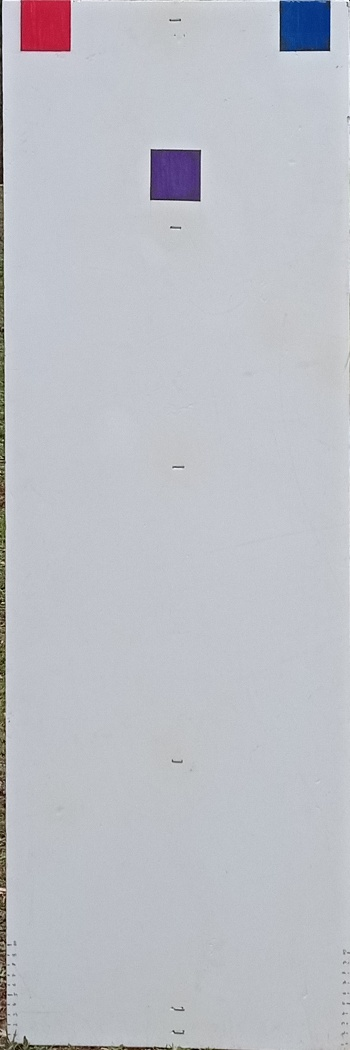
#> input picture test_images/transformed_images/new_high/new_IMG_20230228_141707.jpg, 350 x 1050 px, given in place of new_high, which was not available
$ python 03_03_veg_analyzer.py
#> lines starting #> are read from the running program, lines starting #| are printed output that depends on the picture; after the words box and inside, x2 and y2 are one past the last pixel; in counts of white or black regions, pixels touching at a corner belong together; long printed decimals are rounded; pictures that were not available may be replaced by others from this repository, and a replacement may not be noted
#!/usr/bin/python
import cv2
import numpy as np
import os
import math
import csv
import pandas as pd
import skbio

# Defome parameters
transform_output = '/home/golah/whiteboard_project/projects/miki/images/01_test_images_low_res_old_board/transformed_images/'
analyze_output   = '/home/golah/whiteboard_project/projects/miki/images/01_test_images_low_res_old_board/result_images/'
image_names_2 = []
str_data = []
orig_table_height = 105
orig_table_width  = 35

# For every transformed image
for file in os.listdir(transform_output):
    image_full_path = os.path.join(transform_output, file)
    orig_image_cut = cv2.imread(image_full_path)
#> orig_image_cut is the input picture: shape (1050, 350, 3); mean B, G, R 198.2, 191.3, 189.3
    shortening_cm = 6
    narrowing_cm  = 2
    orig_image_cut = orig_image_cut[shortening_cm*10:,narrowing_cm*10:-narrowing_cm*10]
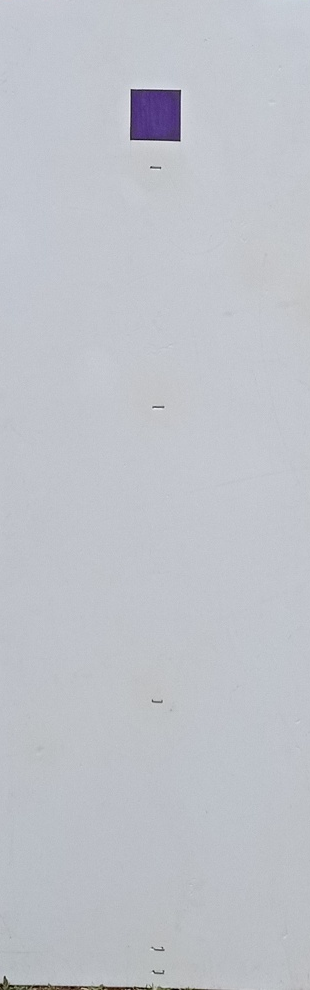
#> orig_image_cut: shape (990, 310, 3); mean B, G, R 201.2, 194.3, 191.3
    l = 20
    m = l / 2

    # Calculate average white shade
    h, w = orig_image_cut.shape[:2]
#> h = 990; w = 310
    shade_image = orig_image_cut.copy()
    for k in range(0, int(h), int(m)):
        if k+l > h:
            R_val = None
            break
        for i in range(w, l, -int(m)):
            sample = shade_image[0 : l, i- l: i]
            sample_h, sample_w = sample.shape[:2]
            #cv2.imshow("Top_detected", sample)
            #cv2.waitKey(0)
            #cv2.destroyAllWindows()
            R_val = 255
            G_val = 255
            B_val = 255
            sample_R = []
            sample_G = []
            sample_B = []
            for y in range(0, l, 1):
                for x in range(0, sample_w, 1):
                    sample_R.append(sample[y][x][0])
                    sample_G.append(sample[y][x][1])
                    sample_B.append(sample[y][x][2])
            if len(sample_R) > 0 and len(sample_G) > 0 and len(sample_B) > 0:
                average_R = sum(sample_R) / len(sample_R)
                average_G = sum(sample_G) / len(sample_G)
                average_B = sum(sample_B) / len(sample_B)
                if 255 - average_R  < 160 and 255 - average_G < 160 and 255 - average_B < 160 and average_G < average_R + 25 and average_G < average_B + 35 :
                    if max(sample_R) - min(sample_R) < 25 and max(sample_G) - min(sample_G) < 25  and max(sample_B) - min( sample_B) < 25:
                        R_val = average_R
                        G_val = average_G
                        B_val = average_B
                        break
        if R_val == average_R and G_val == average_G and B_val == average_B:
            break
        else:
            shade_image = shade_image[int(m):, : ]

    if R_val == None:
        print(file, ": couldn't calculate average shade")
        continue
    R_err = 90
    G_err = 110
    B_err = 120

    R_low_lim = R_val - R_err
    G_low_lim = G_val - G_err
    B_low_lim = B_val - B_err
    R_up_lim  = R_val + 35
    G_up_lim  = R_val + 40
    B_up_lim  = R_val + 45

    # Calculate target area
    #print("RVAL: ", R_val, R_up_lim, R_low_lim)
    #print("GVAL: ", G_val, G_up_lim, G_low_lim)
    #print("BVAL: ", B_val, B_up_lim, B_low_lim)
    veg_str = []
    white_rows = 0
    h, w = orig_image_cut.shape[:2]
    border = 0
    for i in range(h-1,-1,-1):
        white_pixel = 0
        if white_rows < 50:
            for j in range(0, w, 1):
                if 220 < orig_image_cut[i][j][0] and 200 < orig_image_cut[i][j][1] and 200 < orig_image_cut[i][j][2]:
                    if orig_image_cut[i][j][1] > orig_image_cut[i][j][0] and orig_image_cut[i][j][1] > orig_image_cut[i][j][2]:
                        if int(orig_image_cut[i][j][1]) - int(orig_image_cut[i][j][0]) < int(G_val) - int(B_val) + 10:
                            veg_str.append([i, j, 0])
                            orig_image_cut[i, j] = (0,0,0)
                            white_pixel = white_pixel + 1
                        elif R_up_lim > orig_image_cut[i][j][0] > R_low_lim and G_up_lim > orig_image_cut[i][j][1] > G_low_lim and B_up_lim > orig_image_cut[i][j][2] > B_low_lim:
                            if int(orig_image_cut[i][j][1]) - int(orig_image_cut[i][j][0]) > 5:
                                if int(orig_image_cut[i][j][1]) - int(orig_image_cut[i][j][0]) < int(G_val) - int(B_val) + 30:
                                    veg_str.append([i, j, 0])
                                    orig_image_cut[i, j] = (0,0,0)
                                    white_pixel = white_pixel + 1
                                else:
                                    veg_str.append([i, j, 1])
                                    #orig_image_cut[i, j] = (255,0,255)
                            else:
                                veg_str.append([i, j, 0])
                                orig_image_cut[i, j] = (0,0,0)
                                white_pixel = white_pixel + 1
                        else:
                            veg_str.append([i, j, 1])
                            #orig_image_cut[i, j] = (0,0,255)
                    else:
                        veg_str.append([i, j, 0])
                        orig_image_cut[i, j] = (0,0,0)
                        white_pixel = white_pixel + 1
                # Reference rectangle
                elif (orig_image_cut[i][j][0] > orig_image_cut[i][j][1] + 30 and orig_image_cut[i][j][0] > orig_image_cut[i][j][2] + 10) or (orig_image_cut[i][j][0] < 100 and orig_image_cut[i][j][0] > orig_image_cut[i][j][1] and orig_image_cut[i][j][0] > orig_image_cut[i][j][2] and orig_image_cut[i][j][2]+10 > orig_image_cut[i][j][1]):
               # elif orig_image_cut[i][j][0] > orig_image_cut[i][j][1] + 30 and orig_image_cut[i][j][0] > orig_image_cut[i][j][2] + 10:
                    veg_str.append([i, j, 0])
                    orig_image_cut[i, j] = (0,0,0)
                    white_pixel = white_pixel + 1

                elif R_up_lim > orig_image_cut[i][j][0] > R_low_lim and G_up_lim > orig_image_cut[i][j][1] > G_low_lim and B_up_lim > orig_image_cut[i][j][2] > B_low_lim:
                    if int(orig_image_cut[i][j][1]) - int(orig_image_cut[i][j][0]) > 5:
                        if int(orig_image_cut[i][j][1]) - int(orig_image_cut[i][j][0]) < int(G_val) - int(B_val) + 30:
                            veg_str.append([i, j, 0])
                            orig_image_cut[i, j] = (0, 0, 0)
                            white_pixel = white_pixel + 1
                        else:
                            veg_str.append([i, j, 1])
                            #orig_image_cut[i, j] = (255,0,255)
                    else:
                        veg_str.append([i, j, 0])
                        orig_image_cut[i, j] = (0,0,0)
                        white_pixel = white_pixel + 1
                elif orig_image_cut[i][j][0] < orig_image_cut[i][j][1] + 30 and orig_image_cut[i][j][1] < orig_image_cut[i][j][0] +30 and orig_image_cut[i][j][0] < orig_image_cut[i][j][2] + 30 and orig_image_cut[i][j][2] < orig_image_cut[i][j][0] + 30 and orig_image_cut[i][j][2] < orig_image_cut[i][j][1] + 30 and orig_image_cut[i][j][1] < orig_image_cut[i][j][2] + 30 and orig_image_cut[i][j][0] > 70 and orig_image_cut[i][j][1] > 70 and orig_image_cut[i][j][2] > 70:
                        veg_str.append([i, j, 0])
                        orig_image_cut[i, j] = (0,0,0)
                        white_pixel = white_pixel + 1
                else:
                    veg_str.append([i, j, 1])
                    #orig_image_cut[i, j] = (255,0,0)
                if j == w-1:
                    if white_pixel >= w-5:
                        white_rows = white_rows + 1
                    else:
                        white_rows = 0
                    break
        else:
            border = i
            break
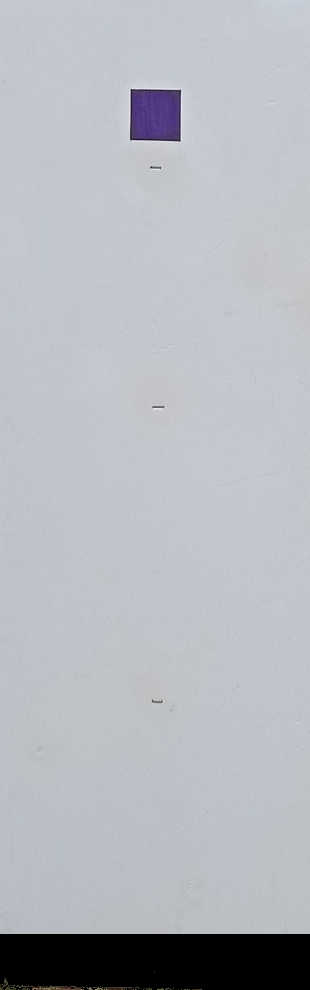
#> orig_image_cut: shape (990, 310, 3); 5.49% of pixels changed, all inside (x1, y1, x2, y2) = (0, 934, 310, 990)
    # [4 lines of commented-out code are left out]
    print("BORDER", border)
#| BORDER 933
    if border != 0:
        x_max = []
        white_rows = 0
        last_row = int(border) + 51
#> last_row = 984
        if last_row != h:
            for i in range(int(last_row), int(border), -1):
                for j in range(0, w, 1):
                    if 0 < orig_image_cut[i][j][0] or 0 < orig_image_cut[i][j][1] or 0 < orig_image_cut[i][j][2]:
                        x_max.append(j)
            x_max = np.unique(x_max)
#> x_max = [0, 1, 2, 4, 5, 6, 7, 154]
            r = 3
            for i in range(int(border),-1, -1):
                    white_pixel = 0
                    r = r + 2
                    min_x_max = min(x_max) - r
                    if min_x_max < 0:
                        min_x_max = 0
                    max_x_max = max(x_max) + r
                    if max_x_max > w:
                        max_x_max = w
                    for j in range(0, w, 1):
                        if white_rows < 50:
                            if min_x_max <= j <= max_x_max:
                                if 220 < orig_image_cut[i][j][0] and 200 < orig_image_cut[i][j][1] and 200 < orig_image_cut[i][j][2]:
                                    if orig_image_cut[i][j][1] > orig_image_cut[i][j][0] and orig_image_cut[i][j][1] > orig_image_cut[i][j][2]:
                                        if int(orig_image_cut[i][j][1]) - int(orig_image_cut[i][j][0]) < int(G_val) - int(B_val) + 10:
                                            veg_str.append([i, j, 0])
                                            orig_image_cut[i, j] = (0,0,0)
                                            white_pixel = white_pixel + 1
                                        elif R_up_lim > orig_image_cut[i][j][0] > R_low_lim and G_up_lim > orig_image_cut[i][j][1] > G_low_lim and B_up_lim > orig_image_cut[i][j][2] > B_low_lim:
                                            if int(orig_image_cut[i][j][1]) - int(orig_image_cut[i][j][0]) > 5:
                                                if int(orig_image_cut[i][j][1]) - int(orig_image_cut[i][j][0]) < int(G_val) - int(B_val) + 30:
                                                    veg_str.append([i, j, 0])
                                                    orig_image_cut[i, j] = (0,0,0)
                                                    white_pixel = white_pixel + 1
                                                else:
                                                    veg_str.append([i, j, 1])
                                                    #orig_image_cut[i, j] = (0,0,255)
                                            else:
                                                veg_str.append([i, j, 0])
                                                orig_image_cut[i, j] = (0,0,0)
                                                white_pixel = white_pixel + 1
                                        else:
                                            veg_str.append([i, j, 1])
                                            #orig_image_cut[i, j] = (0,0,255)
                                    else:
                                        veg_str.append([i, j, 0])
                                        orig_image_cut[i, j] = (0,0,0)
                                        white_pixel = white_pixel + 1
                                # Reference rectangle
                                elif (orig_image_cut[i][j][0] > orig_image_cut[i][j][1] + 30 and orig_image_cut[i][j][0] > orig_image_cut[i][j][2] + 10) or (orig_image_cut[i][j][0] < 100 and orig_image_cut[i][j][0] > orig_image_cut[i][j][1] and orig_image_cut[i][j][0] > orig_image_cut[i][j][2] and orig_image_cut[i][j][2]+10 > orig_image_cut[i][j][1]):
                       #         elif orig_image_cut[i][j][0] > orig_image_cut[i][j][1] + 30 and orig_image_cut[i][j][0] > orig_image_cut[i][j][2] + 10:
                                    veg_str.append([i, j, 0])
                                    orig_image_cut[i, j] = (0,0,0)
                                    white_pixel = white_pixel + 1

                                elif R_up_lim > orig_image_cut[i][j][0] > R_low_lim and G_up_lim > orig_image_cut[i][j][1] > G_low_lim and B_up_lim > orig_image_cut[i][j][2] > B_low_lim:
                                    if int(orig_image_cut[i][j][1]) - int(orig_image_cut[i][j][0]) > 5:
                                        if int(orig_image_cut[i][j][1]) - int(orig_image_cut[i][j][0]) < int(G_val) - int(B_val) + 30:
                                            veg_str.append([i, j, 0])
                                            orig_image_cut[i, j] = (0, 0, 0)
                                            white_pixel = white_pixel + 1
                                        else:
                                            veg_str.append([i, j, 1])
                                           # orig_image_cut[i, j] = (0,0,255)
                                    else:
                                        veg_str.append([i, j, 0])
                                        orig_image_cut[i, j] = (0,0,0)
                                        white_pixel = white_pixel + 1
                                elif orig_image_cut[i][j][0] < orig_image_cut[i][j][1] + 30 and orig_image_cut[i][j][1] < orig_image_cut[i][j][0] +30 and orig_image_cut[i][j][0] < orig_image_cut[i][j][2] + 30 and orig_image_cut[i][j][2] < orig_image_cut[i][j][0] + 30 and orig_image_cut[i][j][2] < orig_image_cut[i][j][1] + 30 and orig_image_cut[i][j][1] < orig_image_cut[i][j][2] + 30 and orig_image_cut[i][j][0] > 70 and orig_image_cut[i][j][1] > 70 and orig_image_cut[i][j][2] > 70:
                                    veg_str.append([i, j, 0])
                                    orig_image_cut[i, j] = (0,0,0)
                                    white_pixel = white_pixel + 1
                                else:
                                    veg_str.append([i, j, 1])
                                   # orig_image_cut[i, j] = (0,0,255)
                                if j == max_x_max-1:
                                    if white_pixel >= (max_x_max - min_x_max)-5:
                                        white_rows = white_rows + 1
                                    else:
                                        white_rows = 0
                            else:
                                veg_str.append([i, j, 0])
                                orig_image_cut[i, j] = (0,0,0)
                        else:
                            veg_str.append([i, j, 0])
                            orig_image_cut[i, j] = (0,0,0)
#> after the loop, r = 1871; white_rows = 50

    # Analyze vegetation structure
    veg_str_df = pd.DataFrame(veg_str, columns = ['y','x', 'value'])
#> veg_str_df = table of 306900 rows and 3 columns
    veg_str_df['y'] = veg_str_df['y']/h * (orig_table_height - shortening_cm)
    veg_str_df['y'] = orig_table_height-veg_str_df['y'] - shortening_cm
    veg_str_df['x'] = veg_str_df['x']/w * orig_table_width
    # Rows where pixel isn't white
    nrow_1 = veg_str_df[veg_str_df['value'] == 1].shape[0]
    # Rownumber
    nrow_all = veg_str_df.shape[0]
    # Calculate leaf-area
    la = nrow_1/nrow_all*(orig_table_width - narrowing_cm * 2)*(orig_table_height - shortening_cm)
    print("LA:", la)
#| LA: 5.05
    target_area = (orig_table_width - narrowing_cm * 2) * (orig_table_height - shortening_cm)
    coverage_percent = la / target_area *100
    print("Coverage percentage:", coverage_percent, "%")
#| Coverage percentage: 0.1645 %
    vor_df = veg_str_df.groupby(['y'], as_index = False).sum()
    vor_df = vor_df.drop("x", axis = 1)
    nrow_max = veg_str_df['y'][veg_str_df['y'] == veg_str_df['y'].max()].shape[0]
    vor_df['value'] = vor_df['value'] /nrow_max
    hcv = vor_df['y'][vor_df['value'] > 0.95].max()
    if math.isnan(hcv):
        hcv = 0
    print("HCV:", hcv)
    mhc = vor_df['y'][vor_df['value'] > 0].max()
    print("MHC:", mhc)
#| MHC: 1.800
    vor = (hcv + mhc) / 2
    print("VOR:", vor)
#| VOR: 0.9
#> (the run stopped early here; a loop or call above may not have finished)

$ run again, on test_images/transformed_images/new_low/new_P2282234.JPG
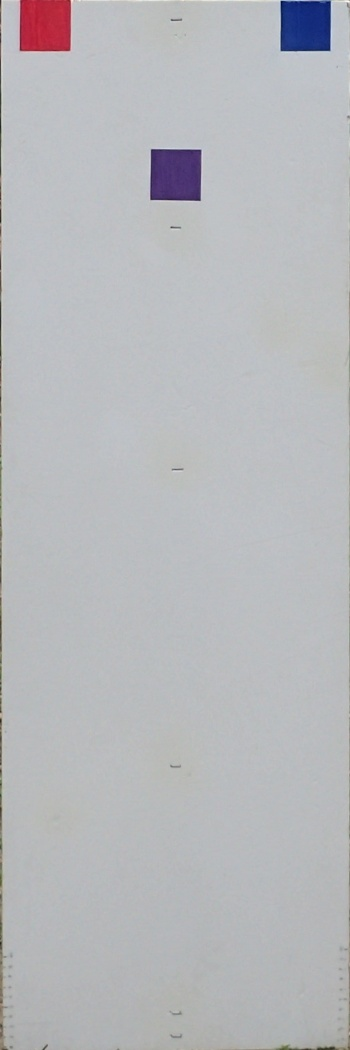
#> input picture test_images/transformed_images/new_low/new_P2282234.JPG, 350 x 1050 px, given in place of new_high, which was not available
#> orig_image_cut is the input picture: shape (1050, 350, 3); mean B, G, R 188.2, 184.8, 183.6
#> `orig_image_cut = orig_image_cut[shortening_cm*10:,narrowing_cm*10:-nar..`:
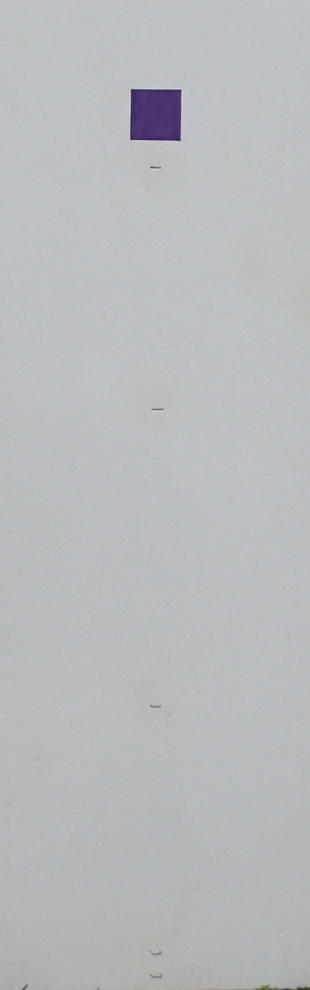
#> orig_image_cut: shape (990, 310, 3); mean B, G, R 190.2, 187.1, 185
#> after the loop `for i in range(h-1,-1,-1):`:
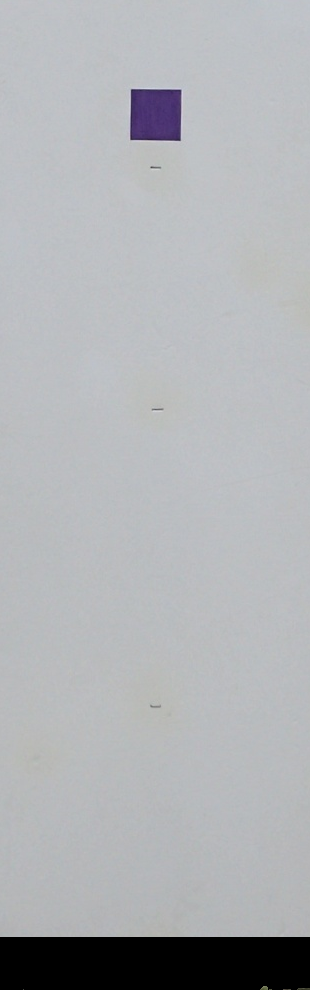
#> orig_image_cut: shape (990, 310, 3); 5.33% of pixels changed, all inside (x1, y1, x2, y2) = (0, 937, 310, 990)
#| BORDER 936
#| LA: 0.62
#| Coverage percentage: 0.0202 %
#| MHC: 0.4
#| VOR: 0.2

$ run again, on test_images/transformed_images/old_high/new_IMG_20230221_120951.jpg
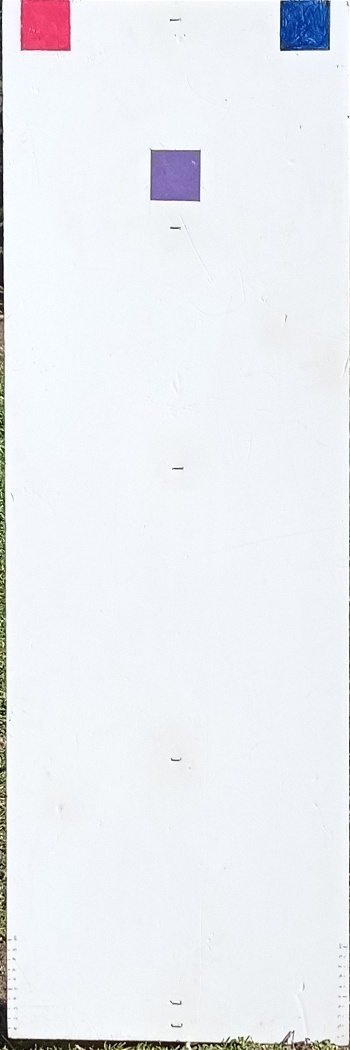
#> input picture test_images/transformed_images/old_high/new_IMG_20230221_120951.jpg, 350 x 1050 px, given in place of new_high, which was not available
#> orig_image_cut is the input picture: shape (1050, 350, 3); mean B, G, R 242.1, 237.4, 235.1
#> after the loop `for i in range(h-1,-1,-1):`:
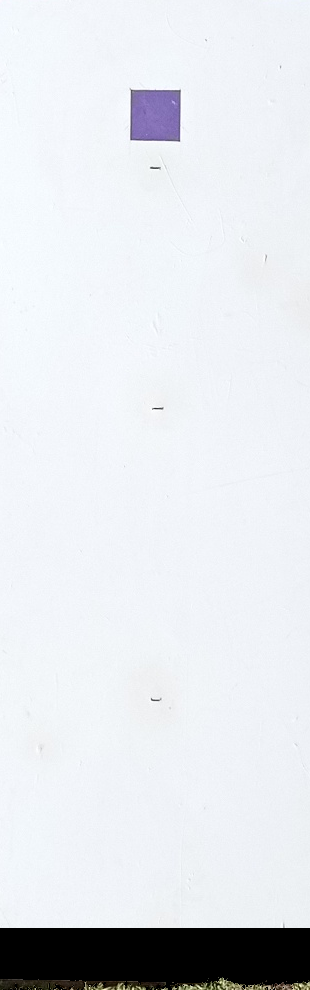
#> orig_image_cut: shape (990, 310, 3); mean B, G, R 233.1, 228.7, 225.7
#| BORDER 927
#> after the loop `for i in range(int(border),-1, -1):`:
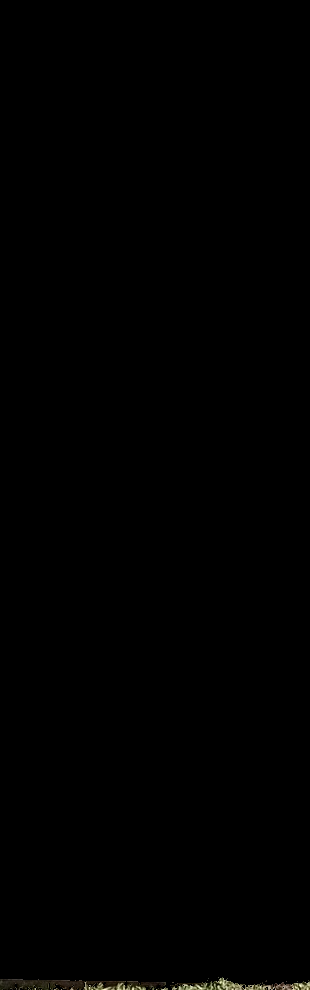
#> orig_image_cut: shape (990, 310, 3); mean B, G, R 0.4, 0.6, 0.6
#| LA: 23.44
#| Coverage percentage: 0.7638 %
#| MHC: 1.300
#| VOR: 0.65
